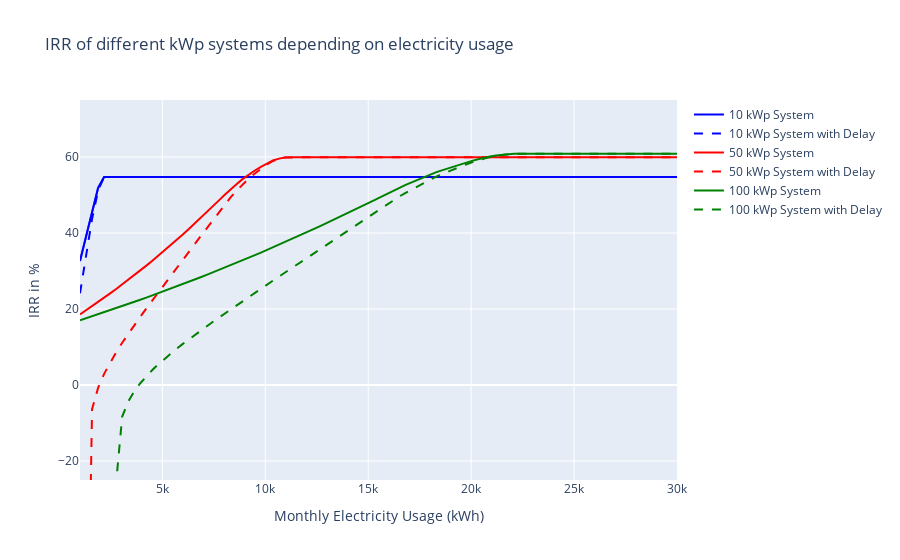

The notebook cell saved with this chart:
### Code cell
IRR_graph(x_range=np.linspace(1000, 30000, 100))
